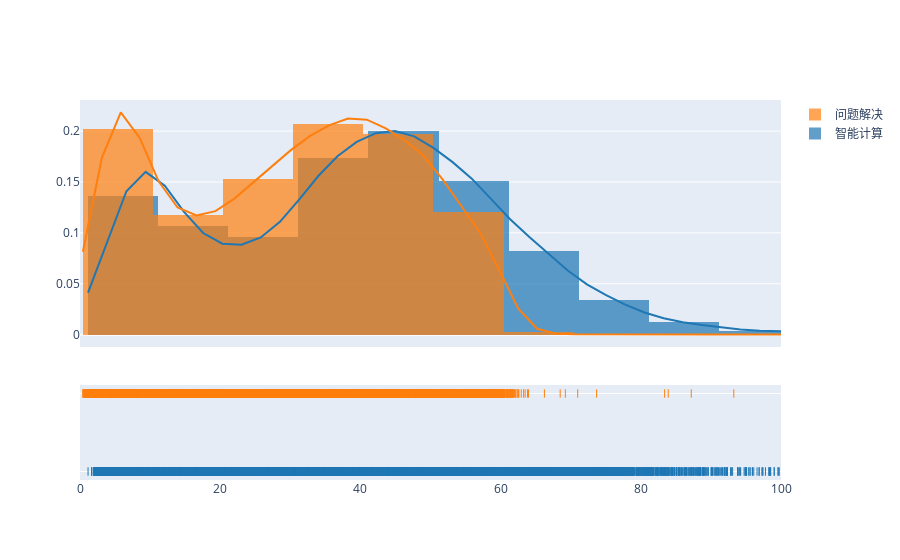

This figure's notebook cell:
### Code cell
colors = [
    '#1f77b4',  # muted blue
    '#ff7f0e',  # safety orange
    '#2ca02c',  # cooked asparagus green
    '#d62728',  # brick red
    '#9467bd',  # muted purple
    '#8c564b',  # chestnut brown
    '#e377c2',  # raspberry yogurt pink
    '#7f7f7f',  # middle gray
    '#bcbd22',  # curry yellow-green
    '#17becf'   # blue-teal
]

layout={"title": "学生用时分布", 
                                       "xaxis_title": "学生用时，单位秒",
                                       "yaxis_title": "学生个数",
                                       # x轴坐标倾斜60度
                                       "xaxis": {"tickangle": 60}
                                      }

#数据组
hist_data=[x1,x2]

group_labels=['智能计算','问题解决']

fig=ff.create_distplot(hist_data,group_labels,bin_size=10,histnorm = 'probability')
fig['layout'].update(xaxis = dict(range = [0,100]))
plot(fig,filename='./plot/总计时间分布直方图.html')
offline.iplot(fig)

### Figure 1 — Plotly figure (JSON) as saved in the notebook; plotly's stock layout.template omitted (floating-point values rounded to 4 significant figures; data arrays with more than 128 entries replaced by an {"elided": "..."} marker saying what was removed)
{"data": [{"histnorm": "probability", "legendgroup": "智能计算", "marker": {"color": "rgb(31, 119, 180)"}, "name": "智能计算", "opacity": 0.7, "type": "histogram", "x": {"elided": "15811 float values"}, "xaxis": "x", "xbins": {"end": 1370.0, "size": 10, "start": 1.15}, "yaxis": "y"}, {"histnorm": "probability", "legendgroup": "问题解决", "marker": {"color": "rgb(255, 127, 14)"}, "name": "问题解决", "opacity": 0.7, "type": "histogram", "x": {"elided": "17013 float values"}, "xaxis": "x", "xbins": {"end": 1351.0, "size": 10, "start": 0.4167}, "yaxis": "y"}, {"legendgroup": "智能计算", "marker": {"color": "rgb(31, 119, 180)"}, "mode": "lines", "name": "智能计算", "showlegend": false, "type": "scatter", "x": {"elided": "500 float values"}, "xaxis": "x", "y": {"elided": "500 float values"}, "yaxis": "y"}, {"legendgroup": "问题解决", "marker": {"color": "rgb(255, 127, 14)"}, "mode": "lines", "name": "问题解决", "showlegend": false, "type": "scatter", "x": {"elided": "500 float values"}, "xaxis": "x", "y": {"elided": "500 float values"}, "yaxis": "y"}, {"legendgroup": "智能计算", "marker": {"color": "rgb(31, 119, 180)", "symbol": "line-ns-open"}, "mode": "markers", "name": "智能计算", "showlegend": false, "type": "scatter", "x": {"elided": "15811 float values"}, "xaxis": "x", "y": {"elided": "15811 str values"}, "yaxis": "y2"}, {"legendgroup": "问题解决", "marker": {"color": "rgb(255, 127, 14)", "symbol": "line-ns-open"}, "mode": "markers", "name": "问题解决", "showlegend": false, "type": "scatter", "x": {"elided": "17013 float values"}, "xaxis": "x", "y": {"elided": "17013 str values"}, "yaxis": "y2"}], "layout": {"autosize": true, "barmode": "overlay", "hovermode": "closest", "legend": {"traceorder": "reversed"}, "xaxis": {"anchor": "y2", "domain": [0, 1], "range": [0, 100], "type": "linear", "zeroline": false}, "yaxis": {"anchor": "free", "autorange": true, "domain": [0.35, 1], "position": 0, "range": [-0.01213, 0.2305], "type": "linear"}, "yaxis2": {"anchor": "x", "autorange": true, "domain": [0, 0.25], "dtick": 1, "range": [-0.1818, 1.182], "showticklabels": false, "type": "category"}}}
